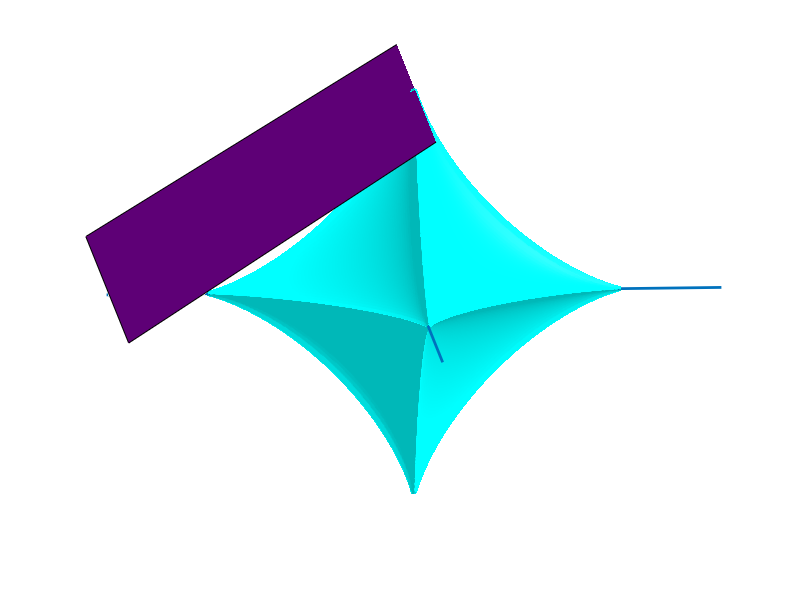

Write the MATLAB code that produced this figure.
% Figure 1.2
% =========================================
% This program demonstrates in 3D the intersection of various Lp 
% spheres with a hyperplane

function []=Chapter_01_3D_spheres() 

% L2 ball intersection with a hyperplane

res=0.01;
p=2;
[x,y,z]=meshgrid(-1-res:res:1+res, ...
   -1-res:res:1+res, -1-res:res:1+res);
w=(abs(x).^p+abs(y).^p+abs(z).^p).^(1/p);
sphereP=isosurface(x,y,z,1.19*w,1);

figure(1); clf; 
count=renderpatch(sphereP,1);
h=patch([-1.5 -1.5 1.5 1.5],[1.5 -1.5 -1.5 1],...
              1.2+0.65*[-1.5 -1.5 1.5 1.5 ]-0.2,[0.8 0 1]);
set(h,'FaceAlpha',0.5); 
hold on;
h=line([-15 15],[0 0],[0,0]); set(h,'LineWidth',2,'LineStyle','-'); 
h=line([0 0],[-15 15],[0,0]); set(h,'LineWidth',2,'LineStyle','-'); 
h=line([0 0],[0,0],[-15 15]); set(h,'LineWidth',2,'LineStyle','-'); 
axis off;
grid on
daspect([1 1 1])
light('position',[10,-10,10])
set(gca,'projection','perspective')
set(gca,'CameraViewAngle',4)
set(gcf,'color', [1 1 1])
view(-4,10)
axis([   -1.5000    1.5000   -2.0000    2.0000   -1.0000    1.0000]);
drawnow;
% print -depsc2 Chapter_01_SpherePlan.eps

% L1.5 ball intersection with a hyperplane

res=0.01;
p=1.5;
[x,y,z]=meshgrid(-1-res:res:1+res, ...
   -1-res:res:1+res, -1-res:res:1+res);
w=(abs(x).^p+abs(y).^p+abs(z).^p).^(1/p);
sphereP=isosurface(x,y,z,1.082*w,1);

figure(1); clf; 
count=renderpatch(sphereP,1);
h=patch([-1.5 -1.5 1.5 1.5],[1.5 -1.5 -1.5 1],...
              1.2+0.65*[-1.5 -1.5 1.5 1.5 ]-0.2,[0.8 0 1]);
set(h,'FaceAlpha',0.5); 
hold on;
h=line([-15 15],[0 0],[0,0]); set(h,'LineWidth',2,'LineStyle','-'); 
h=line([0 0],[-15 15],[0,0]); set(h,'LineWidth',2,'LineStyle','-'); 
h=line([0 0],[0,0],[-15 15]); set(h,'LineWidth',2,'LineStyle','-'); 
axis off;
grid on
daspect([1 1 1])
light('position',[10,-10,10])
set(gca,'projection','perspective')
set(gca,'CameraViewAngle',4)
set(gcf,'color', [1 1 1])
view(-4,10)
axis([   -1.5000    1.5000   -2.0000    2.0000   -1.0000    1.0000]);
drawnow;
% print -depsc2 Chapter_01_L15Plan.eps

% L1 ball intersection with a hyperplane

res=0.01;
p=1;
[x,y,z]=meshgrid(-1-res:res:1+res, ...
   -1-res:res:1+res, -1-res:res:1+res);
w=(abs(x).^p+abs(y).^p+abs(z).^p).^(1/p);
sphereP=isosurface(x,y,z,0.99*w,1);

figure(1); clf; 
count=renderpatch(sphereP,1);
h=patch([-1.5 -1.5 1.5 1.5],[1.5 -1.5 -1.5 1],...
              1.2+0.65*[-1.5 -1.5 1.5 1.5 ]-0.2,[0.8 0 1]);
set(h,'FaceAlpha',0.5); 
hold on;
h=line([-15 15],[0 0],[0,0]); set(h,'LineWidth',2,'LineStyle','-'); 
h=line([0 0],[-15 15],[0,0]); set(h,'LineWidth',2,'LineStyle','-'); 
h=line([0 0],[0,0],[-15 15]); set(h,'LineWidth',2,'LineStyle','-'); 
axis off;
grid on
daspect([1 1 1])
light('position',[10,-10,10])
set(gca,'projection','perspective')
set(gca,'CameraViewAngle',4)
set(gcf,'color', [1 1 1])
view(-4,10)
axis([   -1.5000    1.5000   -2.0000    2.0000   -1.0000    1.0000]);
drawnow;
% print -depsc2 Chapter_01_L1Plan.eps

% Lp ball for p=0.5
res=0.01;
p=0.7;
[x,y,z]=meshgrid(-1-res:res:1+res, ...
   -1-res:res:1+res, -1-res:res:1+res);
w=(abs(x).^p+abs(y).^p+abs(z).^p).^(1/p);
sphereP=isosurface(x,y,z,0.93*w,1);

figure(1); clf; 
count=renderpatch(sphereP,1);
h=patch([-1.5 -1.5 1.5 1.5],[1.5 -1.5 -1.5 1],1.2+0.65*[-1.5 -1.5 1.5 1.5 ]-0.2,[0.8 0 1]);
set(h,'FaceAlpha',0.5); 
hold on;
h=line([-15 15],[0 0],[0,0]); set(h,'LineWidth',2,'LineStyle','-'); 
h=line([0 0],[-15 15],[0,0]); set(h,'LineWidth',2,'LineStyle','-'); 
h=line([0 0],[0,0],[-15 15]); set(h,'LineWidth',2,'LineStyle','-'); 
axis off;
grid on
daspect([1 1 1])
light('position',[10,-10,10])
set(gca,'projection','perspective')
set(gca,'CameraViewAngle',4)
set(gcf,'color', [1 1 1])
view(-4,10)
axis([   -1.5000    1.5000   -2.0000    2.0000   -1.0000    1.0000]);
drawnow;
% print -depsc2 Chapter_01_LpPlan.eps

%================================================

function count = renderpatch(objIn,alpha)
%hierarchical render function for structs and cell arrays
%Takes either a cell array or a single struct as input.
%For each struct, can set:
%  facecolor: default=cyan
%  edgecolor: default='none'
%  ambientstrength: default=.6
%  specularstrength: default=.2
%  specularexponent: default=10
%  facelighting: default='phong'
%  diffusestrength: default=.5
%  visible: default='on'

if (iscell(objIn)) %a list of structs
   
   for i=1:length(objIn)

      obj=patch(objIn{i});
      
      if (isfield(objIn{i},'facecolor'))
         fcolor=objIn{i}.facecolor;
      else
         fcolor=[0,1,1];
      end
      
      if (isfield(objIn{i},'edgecolor'))
         ecolor=objIn{i}.edgecolor;
      else
         ecolor='none';
      end
      
      if (isfield(objIn{i},'ambientstrength'))
         ambstr=objIn{i}.ambientstrength;
      else
         ambstr=.6;
      end
      
      if (isfield(objIn{i},'specularstrength'))
         spcstr=objIn{i}.specularstrength;
      else
         spcstr=.2;
      end
      
      if (isfield(objIn{i},'specularexponent'))
         spcexp=objIn{i}.specularexponent;
      else
         spcexp=10;
      end
      
      if (isfield(objIn{i},'facelighting'))
         facelight=objIn{i}.facelighting;
      else
         facelight='phong';
      end
      
      if (isfield(objIn{i},'diffusestrength'))
         difstr=objIn{i}.diffusestrength;
      else
         difstr=.5;
      end
  
      if (isfield(objIn{i},'visible'))
         vis=objIn{i}.visible;
      else
         vis='on';
      end


      set(obj, 'FaceColor', fcolor, ...
              'FaceAlpha',alpha, ...
               'EdgeColor', ecolor, ...
               'AmbientStrength',ambstr,...
               'SpecularStrength',spcstr, ...
               'SpecularExponent', spcexp, ...
               'FaceLighting', facelight, ...
               'DiffuseStrength', difstr, ...
               'Visible',vis);
   end  
   count=i;
   
 elseif (isstruct(objIn)) %must be a single struct   
    obj=patch(objIn);
    
    if (isfield(objIn,'facecolor'))
         fcolor=objIn.facecolor;
      else
         fcolor=[0,1,1];
      end
      
      if (isfield(objIn,'edgecolor'))
         ecolor=objIn.edgecolor;
      else
         ecolor='none';
      end
      
      if (isfield(objIn,'ambientstrength'))
         ambstr=objIn.ambientstrength;
      else
         ambstr=.6;
      end
      
      if (isfield(objIn,'specularstrength'))
         spcstr=objIn.specularstrength;
      else
         spcstr=.2;
      end
      
      if (isfield(objIn,'specularexponent'))
         spcexp=objIn.specularexponent;
      else
         spcexp=10;
      end
      
      if (isfield(objIn,'facelighting'))
         facelight=objIn.facelighting;
      else
         facelight='phong';
      end
      
      if (isfield(objIn,'diffusestrength'))
         difstr=objIn.diffusestrength;
      else
         difstr=.5;
      end
  
      if (isfield(objIn,'visible'))
         vis=objIn.visible;
      else
         vis='on';
      end

      set(obj, 'FaceColor', fcolor, ...
                        'FaceAlpha',alpha, ...
               'EdgeColor', ecolor, ...
               'AmbientStrength',ambstr,...
               'SpecularStrength',spcstr, ...
               'SpecularExponent', spcexp, ...
               'FaceLighting', facelight, ...
               'DiffuseStrength', difstr, ...
               'Visible',vis);
      count=1;   
 end %if   
